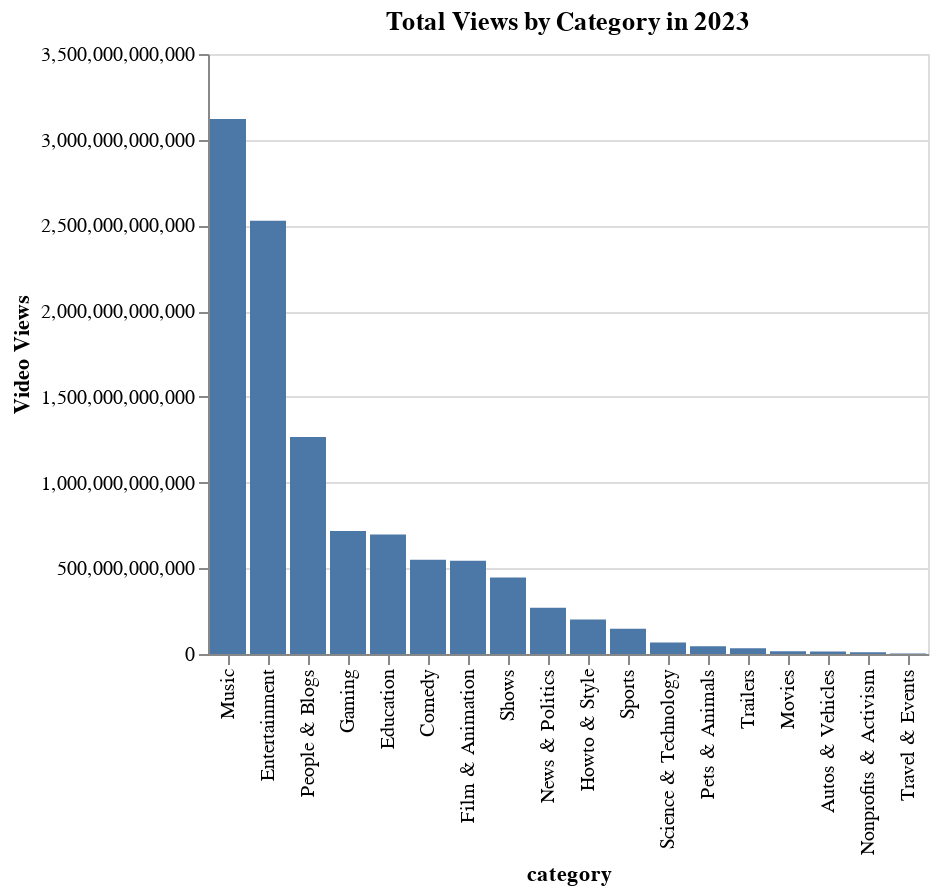

This figure's notebook cell:
### Markdown cell above
## __Mondial Statistics__

### Code cell
data_total_views = data_youtube.groupby('category')['video views'].sum().reset_index()

alt.Chart(data_total_views).mark_bar().encode(
    x=alt.X('category', sort='-y'),
    y=alt.Y('video views', title='Video Views'),
    tooltip=[
        alt.Tooltip('category', title='Category'),
        alt.Tooltip('video views', title='Total Views', format=',')
    ]
).properties(
    title='Total Views by Category in 2023'
)

### Figure 1 — Vega-Lite specification as saved in the notebook (floating-point values rounded to 4 significant figures)
{"config": {"view": {"continuousWidth": 300, "continuousHeight": 300}}, "data": {"name": "data-c087076aabc771d604b6831fd8030328"}, "mark": {"type": "bar"}, "encoding": {"tooltip": [{"field": "category", "title": "Category", "type": "nominal"}, {"field": "video views", "format": ",", "title": "Total Views", "type": "quantitative"}], "x": {"field": "category", "sort": "-y", "type": "nominal"}, "y": {"field": "video views", "title": "Video Views", "type": "quantitative"}}, "title": "Total Views by Category in 2023", "$schema": "https://vega.github.io/schema/vega-lite/v5.20.1.json", "datasets": {"data-c087076aabc771d604b6831fd8030328": [{"category": "Autos & Vehicles", "video views": 15000000000.0}, {"category": "Comedy", "video views": 550100000000.0}, {"category": "Education", "video views": 696600000000.0}, {"category": "Entertainment", "video views": 2528000000000.0}, {"category": "Film & Animation", "video views": 544400000000.0}, {"category": "Gaming", "video views": 717600000000.0}, {"category": "Howto & Style", "video views": 201800000000.0}, {"category": "Movies", "video views": 15380000000.0}, {"category": "Music", "video views": 3121000000000.0}, {"category": "News & Politics", "video views": 270400000000.0}, {"category": "Nonprofits & Activism", "video views": 10860000000.0}, {"category": "People & Blogs", "video views": 1266000000000.0}, {"category": "Pets & Animals", "video views": 44870000000.0}, {"category": "Science & Technology", "video views": 66980000000.0}, {"category": "Shows", "video views": 446200000000.0}, {"category": "Sports", "video views": 148000000000.0}, {"category": "Trailers", "video views": 33260000000.0}, {"category": "Travel & Events", "video views": 3141000000.0}]}}
